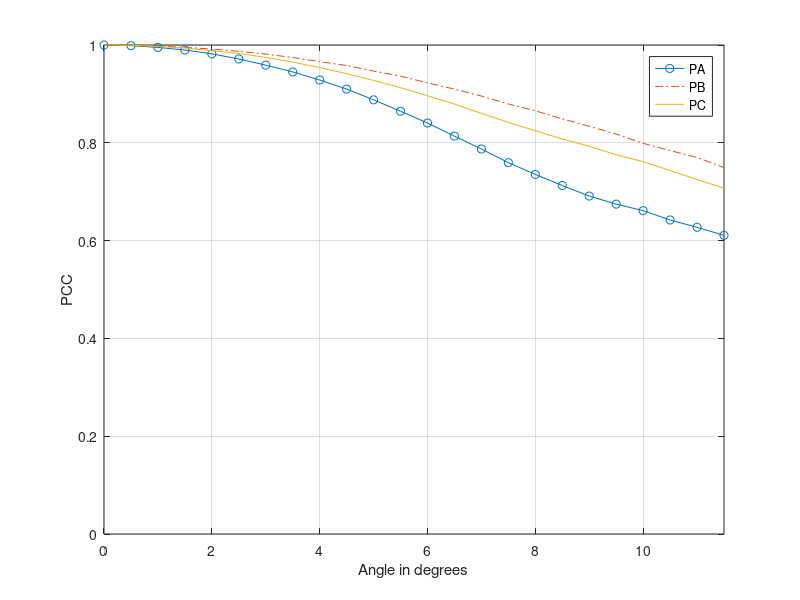
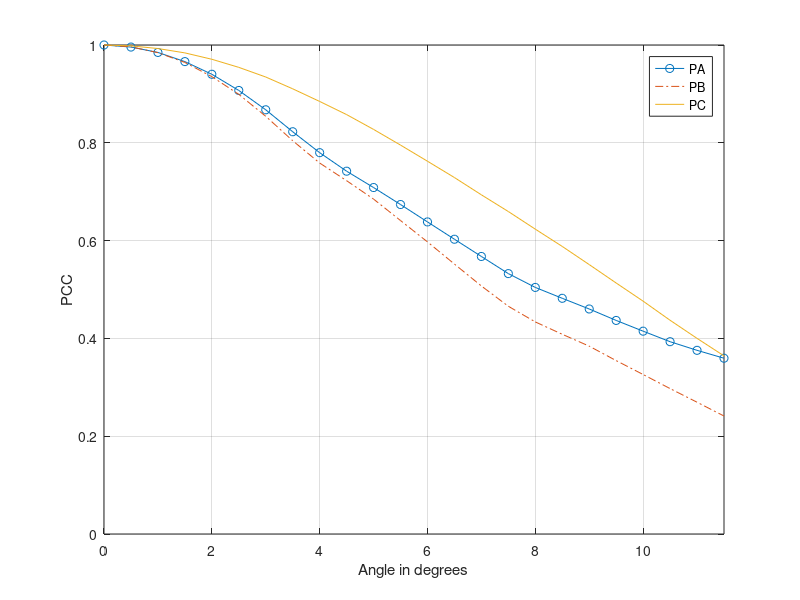
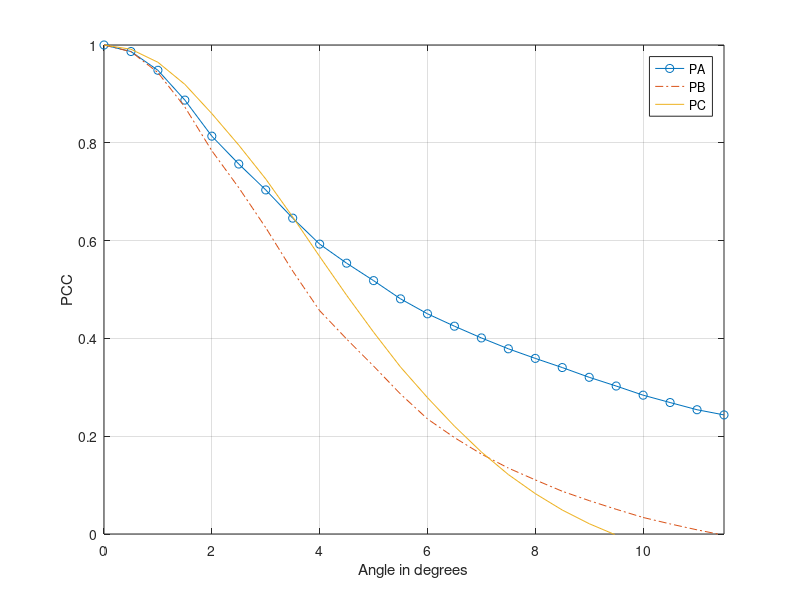

Recreate these plots in MATLAB, in order.
%%%%%%%%%%%%%%%%%%%
clear all
close all
FONTSIZE=20;
L=24;

%%%%%%%%%%%%%%%%%%%

clear CORRA1 CORRB1 CORRC1 MINANGLE
load('corr_rot_wize16.dat');
X0=[0:L-1];

figure;
plot(X0*MINANGLE,CORRA1(X0+1),'-o',X0*MINANGLE,CORRB1(X0+1),'-.',X0*MINANGLE,CORRC1(X0+1),'-');
xlabel('Angle in degrees');
xlim([min(X0*MINANGLE) max(X0*MINANGLE)])
ylim([0 1])
ylabel('PCC');
grid
legend('PA','PB','PC')
hf1=gcf;


%%%%%%%%%%%%%%%%%%%

clear CORRA1 CORRB1 CORRC1 MINANGLE
load('corr_rot_wize32.dat');
X0=[0:L-1];

figure;
plot(X0*MINANGLE,CORRA1(X0+1),'-o',X0*MINANGLE,CORRB1(X0+1),'-.',X0*MINANGLE,CORRC1(X0+1),'-');
xlabel('Angle in degrees');
xlim([min(X0*MINANGLE) max(X0*MINANGLE)])
ylim([0 1])
ylabel('PCC');
grid
legend('PA','PB','PC')
hf2=gcf;


%%%%%%%%%%%%%%%%%%%

clear CORRA1 CORRB1 CORRC1 MINANGLE
load('corr_rot_wize64.dat');
X0=[0:L-1];

figure;
plot(X0*MINANGLE,CORRA1(X0+1),'-o',X0*MINANGLE,CORRB1(X0+1),'-.',X0*MINANGLE,CORRC1(X0+1),'-');
xlabel('Angle in degrees');
xlim([min(X0*MINANGLE) max(X0*MINANGLE)])
ylim([0 1])
ylabel('PCC');
grid
legend('PA','PB','PC')
hf3=gcf;


%%%%%%%%%%%%%%%%%%%%%%%%%%%%%%%%%%%%%%%%%%%%%%%%%%%%%%%%%%%%%%%%%%%%%%%%%%%%%%%%
print(hf1,'image_rot_plot-16.eps','-deps','-tight',['-F:',int2str(FONTSIZE)]);
print(hf2,'image_rot_plot-32.eps','-deps','-tight',['-F:',int2str(FONTSIZE)]);
print(hf3,'image_rot_plot-64.eps','-deps','-tight',['-F:',int2str(FONTSIZE)]);

